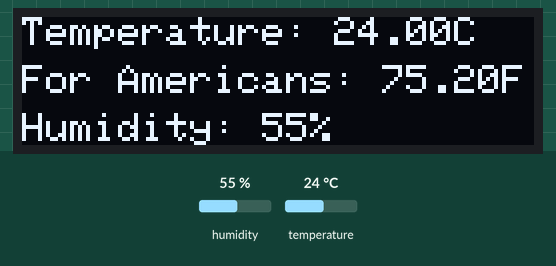
Recording of a sketch running on a simulated Arduino Uno, built with avr-gcc and run on an emulated ATmega328P. On the bench: 128×32 one-colour display. Inputs (shaded band) come from the test bench; at power-on: humidity 55 %, temperature 24 °C. The display library's start-up logo is not drawn.

Above: at 12.3 s.
12.4 s: humidity set to 22 %
At 13.5 s:
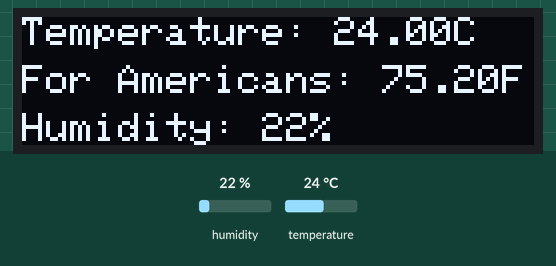
14.9 s: temperature set to 12 °C
At 16.6 s:
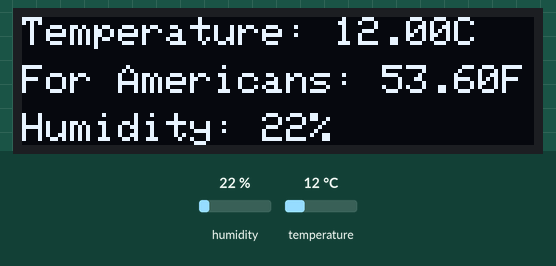
17.4 s: humidity set to 40 %
At 20.4 s:
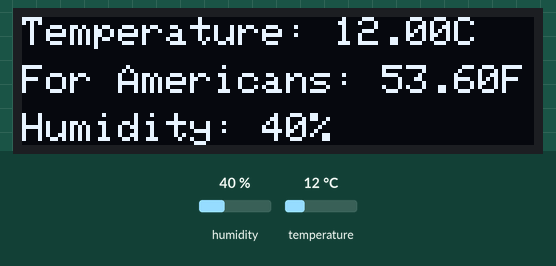
20.8 s: temperature set to 19 °C
At 22.3 s:
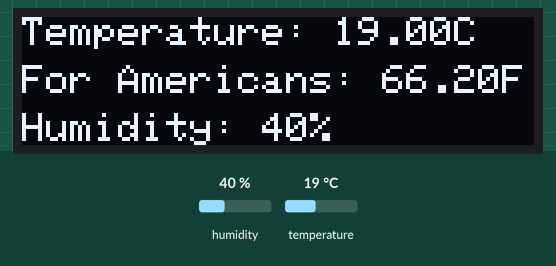
Timing chart, 0 to 23.8 s (numbered marks = the images above; inputs shaded):
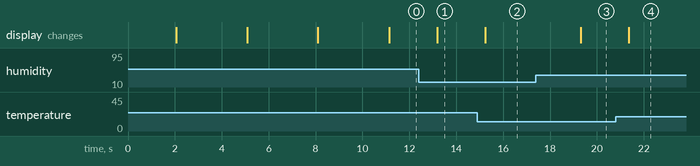

Measured:
- after the input at 12.4 s, the display: changes after 0.79 s (image 1)
- after the input at 14.9 s, the display: changes after 0.33 s (image 2)
- after the input at 17.4 s, the display: changes after 1.9 s (image 3)
- after the input at 20.8 s, the display: changes after 0.56 s (image 4)

The sketch:

weather_station_arduino.ino
```cpp
#include <SPI.h>
#include <Wire.h>
#include <Adafruit_GFX.h>
#include <Adafruit_SSD1306.h>
#include <Adafruit_Sensor.h>
#include <DHT.h>

#define SCREEN_WIDTH 128 // OLED display width, in pixels
#define SCREEN_HEIGHT 32 // OLED display height, in pixels

// Declaration for an SSD1306 display connected to I2C (SDA, SCL pins)
// The pins for I2C are defined by the Wire-library.
// On an arduino UNO:       A4(SDA), A5(SCL)
// On an arduino MEGA 2560: 20(SDA), 21(SCL)
// On an arduino LEONARDO:   2(SDA),  3(SCL), ...
#define OLED_RESET     -1 // Reset pin # (or -1 if sharing Arduino reset pin)
#define SCREEN_ADDRESS 0x3C ///< See datasheet for Address; 0x3D for 128x64, 0x3C for 128x32
Adafruit_SSD1306 display(SCREEN_WIDTH, SCREEN_HEIGHT, &Wire, OLED_RESET);

#define DHTPIN 2                // Sensor Pin
#define DHTTYPE DHT11          // define the type of sensor used

DHT dht(DHTPIN, DHTTYPE);     // Initialize DHT sensor.


void setup() {
  // put your setup code here, to run once:
  Serial.begin(9600);

  //DHT begin
  dht.begin();

  // SSD1306_SWITCHCAPVCC = generate display voltage from 3.3V internally
  if(!display.begin(SSD1306_SWITCHCAPVCC, SCREEN_ADDRESS)) {
    Serial.println(F("SSD1306 allocation failed"));
    for(;;); // Don't proceed, loop forever
  }

  // Show initial display buffer contents on the screen --
  // the library initializes this with an Adafruit splash screen.
  display.display();
  delay(2000); // Pause for 2 seconds

  // Clear the buffer
  display.clearDisplay();

  display.setTextSize(1);
  display.setTextColor(WHITE);
  display.setCursor(0,0);
  display.println("Hello, Mrs. Fletcher and class! This is a minutes gift from");
  display.setCursor(0,24);
  display.println("November 12th, 2021.");


  // Show the display buffer on the screen. You MUST call display() after
  // drawing commands to make them visible on screen!
  display.display();
  delay(3000);
  display.clearDisplay();
  // display.display() is NOT necessary after every single drawing command,
  // unless that's what you want...rather, you can batch up a bunch of
  // drawing operations and then update the screen all at once by calling
  // display.display(). These examples demonstrate both approaches...

  display.setCursor(0,0);
  display.println("Code: github.com/pyshrekek/arduinoWeatherStation");

  display.display();
  delay(3000);
  display.clearDisplay();

  display.setCursor(0,0);
  display.println("I hope you enjoy!~");
  display.setCursor(0,12);
  display.println("-Daniel (Haokun) Xu");

  display.display();
  delay(3000);
  display.clearDisplay();
}

void loop() {
  display.clearDisplay();

  float h = dht.readHumidity();      // Read Humidity
  float t = dht.readTemperature();  //Temp as C
  float f = dht.readTemperature(true);   // Read temperature as Fahrenheit

  String humidity = String(h, 0);
  String celsius = String(t, 2);
  String fahrenheit = String(f, 2);

  display.setCursor(0,0);
  display.println("Temperature: " + celsius + "C");

  display.setCursor(0,12);
  display.println("For Americans: " + fahrenheit + "F");

  display.setCursor(0,24);
  display.println("Humidity: " + humidity + "%");

  //why are you reading the code
  //are you a nerd
  //or are you trying to find mistakes in it

  display.display();
  delay(2000);
}
```
